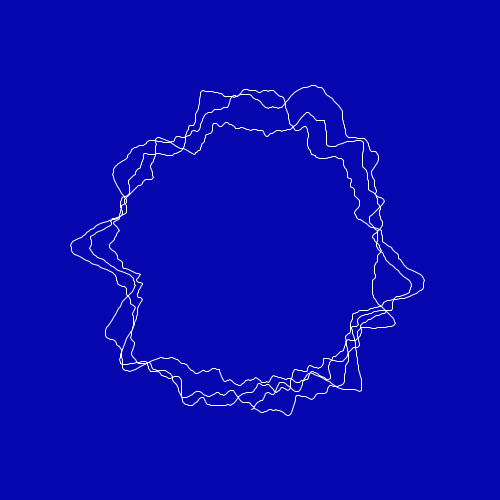
Frame 1 (no input)
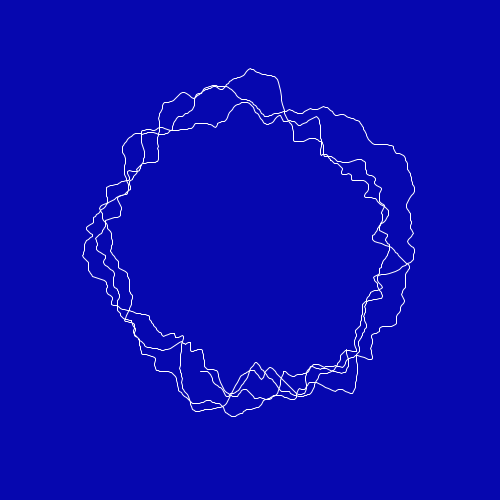
Frame 60 (the mouse pressed at the canvas centre just before this capture)
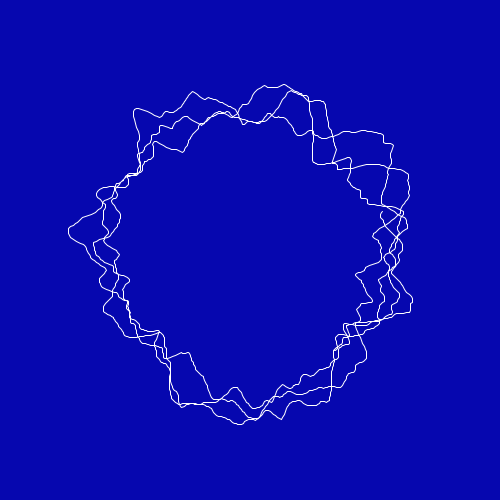
Frame 120 (the mouse held since frame 60 and released just before this capture)

The Processing sketch that drew these frames (run headless with seeded random() and noise(); from frame 60 on, the mouse is pressed at the canvas centre):

// Processing sketch: sketch_05022017
// ── sketch_05022017.pde
 Circle[] circle = new Circle[2000];
 float angle = 0;
 float speed = 0.01;
 float scalar = 0;
 float base = 250;
 float x, y;
 float t = 0;
   
void setup(){
  size(500,500);
  smooth();
  frameRate(10);
}

void draw(){
  background(6,7,175);
  for(int i = 0; i<=circle.length-1;i++){
    t = t + 0.03;
    float n = noise(t);
    n = map(n, 0,1, 100,200);
    angle = angle+speed;
    x = base + sin(angle)*(scalar+n);
    y = base + cos(angle)*(scalar+n);
    circle[i] = new Circle(x,y);
  }
  beginShape();
  for(int i = 0; i<=circle.length-1;i++){
    circle[i].display();
  }
  endShape();
}
// ── circle.pde
class Circle{
   float x,y;
   
  Circle(float newX, float newY){
    x = newX;
    y = newY;
  }
  
  void display(){
    stroke(255);
    noFill();
    vertex(x,y);
  }
}
